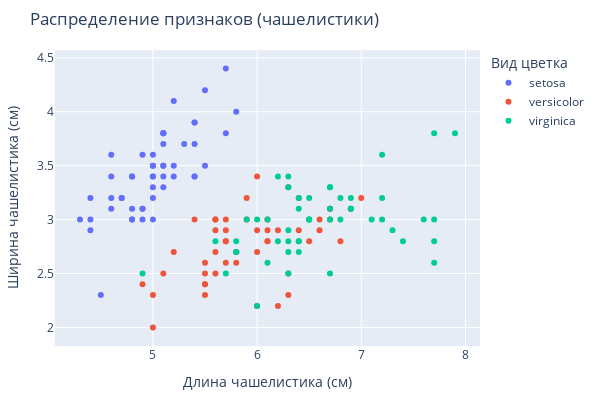
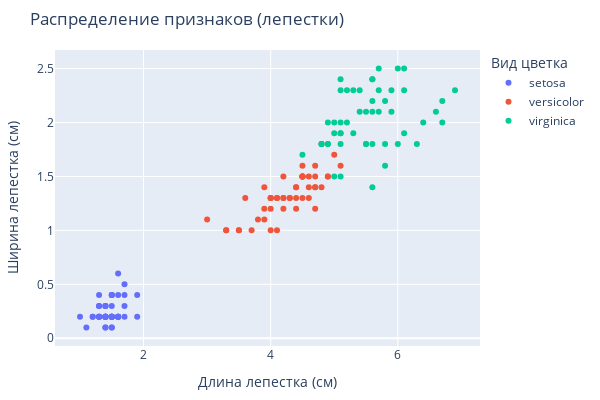
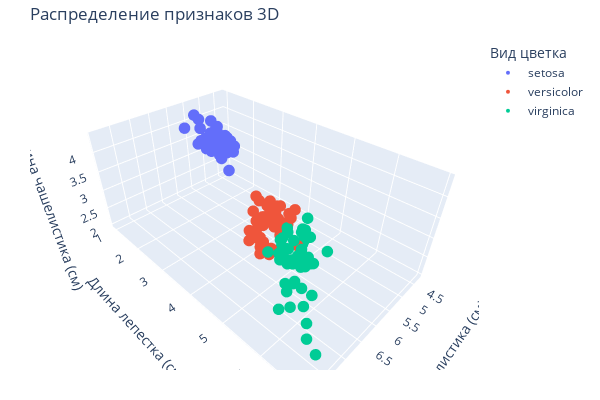

The cell these charts' notebook holds for them, in order:
### Markdown cell above
### Классификация

### Code cell
def show_iris(save_img: bool = False, seed: int = 420):
    set_seed(seed)

    # Загружаем датасет Iris
    iris = load_iris()
    df = pd.DataFrame(iris.data, columns=iris.feature_names)  # type: ignore
    df["species"] = iris.target_names[iris.target]  # type: ignore

    print("Таблица с характеристиками цветов:")
    display(df.head(10))

    fig = px.scatter(
        df,
        x="sepal length (cm)",
        y="sepal width (cm)",
        color="species",
        title="Распределение признаков (чашелистики)",
        labels={
            "species": "Вид цветка",
            "sepal length (cm)": "Длина чашелистика (см)",
            "sepal width (cm)": "Ширина чашелистика (см)",
        },
        height=400,
        width=600,
    )
    fig.update_layout(
        margin=dict(l=30, r=35, t=50, b=30),
    )
    fig.show()
    if save_img:
        save_plotly("iris2d", fig)
    fig = px.scatter(
        df,
        x="petal length (cm)",
        y="petal width (cm)",
        color="species",
        title="Распределение признаков (лепестки)",
        labels={
            "species": "Вид цветка",
            "petal length (cm)": "Длина лепестка (см)",
            "petal width (cm)": "Ширина лепестка (см)",
        },
        height=400,
        width=600,
    )
    fig.update_layout(
        margin=dict(l=30, r=35, t=50, b=30),
    )
    fig.show()
    if save_img:
        save_plotly("iris2d2", fig)

    fig_3d = px.scatter_3d(
        df,
        x="sepal length (cm)",
        y="petal length (cm)",
        z="sepal width (cm)",
        color="species",
        title="Распределение признаков 3D",
        labels={
            "species": "Вид цветка",
            "sepal length (cm)": "Длина чашелистика (см)",
            "sepal width (cm)": "Ширина чашелистика (см)",
            "petal length (cm)": "Длина лепестка (см)",
        },
        height=400,
        width=600,
    )
    fig_3d.update_traces(marker_size=4)
    fig_3d.update_layout(
        margin=dict(l=30, r=35, t=40, b=30),
    )
    fig_3d.show()
    if save_img:
        save_plotly("iris3d", fig_3d)


show_iris(save_img=True)

### Figure 1 — Plotly figure (JSON) as saved in the notebook; plotly's stock layout.template omitted (floating-point values rounded to 4 significant figures)
{"data": [{"hovertemplate": "Вид цветка=setosa<br>Длина чашелистика (см)=%{x}<br>Ширина чашелистика (см)=%{y}<extra></extra>", "legendgroup": "setosa", "marker": {"color": "#636efa", "symbol": "circle"}, "mode": "markers", "name": "setosa", "orientation": "v", "showlegend": true, "type": "scatter", "x": [5.1, 4.9, 4.7, 4.6, 5.0, 5.4, 4.6, 5.0, 4.4, 4.9, 5.4, 4.8, 4.8, 4.3, 5.8, 5.7, 5.4, 5.1, 5.7, 5.1, 5.4, 5.1, 4.6, 5.1, 4.8, 5.0, 5.0, 5.2, 5.2, 4.7, 4.8, 5.4, 5.2, 5.5, 4.9, 5.0, 5.5, 4.9, 4.4, 5.1, 5.0, 4.5, 4.4, 5.0, 5.1, 4.8, 5.1, 4.6, 5.3, 5.0], "xaxis": "x", "y": [3.5, 3.0, 3.2, 3.1, 3.6, 3.9, 3.4, 3.4, 2.9, 3.1, 3.7, 3.4, 3.0, 3.0, 4.0, 4.4, 3.9, 3.5, 3.8, 3.8, 3.4, 3.7, 3.6, 3.3, 3.4, 3.0, 3.4, 3.5, 3.4, 3.2, 3.1, 3.4, 4.1, 4.2, 3.1, 3.2, 3.5, 3.6, 3.0, 3.4, 3.5, 2.3, 3.2, 3.5, 3.8, 3.0, 3.8, 3.2, 3.7, 3.3], "yaxis": "y"}, {"hovertemplate": "Вид цветка=versicolor<br>Длина чашелистика (см)=%{x}<br>Ширина чашелистика (см)=%{y}<extra></extra>", "legendgroup": "versicolor", "marker": {"color": "#EF553B", "symbol": "circle"}, "mode": "markers", "name": "versicolor", "orientation": "v", "showlegend": true, "type": "scatter", "x": [7.0, 6.4, 6.9, 5.5, 6.5, 5.7, 6.3, 4.9, 6.6, 5.2, 5.0, 5.9, 6.0, 6.1, 5.6, 6.7, 5.6, 5.8, 6.2, 5.6, 5.9, 6.1, 6.3, 6.1, 6.4, 6.6, 6.8, 6.7, 6.0, 5.7, 5.5, 5.5, 5.8, 6.0, 5.4, 6.0, 6.7, 6.3, 5.6, 5.5, 5.5, 6.1, 5.8, 5.0, 5.6, 5.7, 5.7, 6.2, 5.1, 5.7], "xaxis": "x", "y": [3.2, 3.2, 3.1, 2.3, 2.8, 2.8, 3.3, 2.4, 2.9, 2.7, 2.0, 3.0, 2.2, 2.9, 2.9, 3.1, 3.0, 2.7, 2.2, 2.5, 3.2, 2.8, 2.5, 2.8, 2.9, 3.0, 2.8, 3.0, 2.9, 2.6, 2.4, 2.4, 2.7, 2.7, 3.0, 3.4, 3.1, 2.3, 3.0, 2.5, 2.6, 3.0, 2.6, 2.3, 2.7, 3.0, 2.9, 2.9, 2.5, 2.8], "yaxis": "y"}, {"hovertemplate": "Вид цветка=virginica<br>Длина чашелистика (см)=%{x}<br>Ширина чашелистика (см)=%{y}<extra></extra>", "legendgroup": "virginica", "marker": {"color": "#00cc96", "symbol": "circle"}, "mode": "markers", "name": "virginica", "orientation": "v", "showlegend": true, "type": "scatter", "x": [6.3, 5.8, 7.1, 6.3, 6.5, 7.6, 4.9, 7.3, 6.7, 7.2, 6.5, 6.4, 6.8, 5.7, 5.8, 6.4, 6.5, 7.7, 7.7, 6.0, 6.9, 5.6, 7.7, 6.3, 6.7, 7.2, 6.2, 6.1, 6.4, 7.2, 7.4, 7.9, 6.4, 6.3, 6.1, 7.7, 6.3, 6.4, 6.0, 6.9, 6.7, 6.9, 5.8, 6.8, 6.7, 6.7, 6.3, 6.5, 6.2, 5.9], "xaxis": "x", "y": [3.3, 2.7, 3.0, 2.9, 3.0, 3.0, 2.5, 2.9, 2.5, 3.6, 3.2, 2.7, 3.0, 2.5, 2.8, 3.2, 3.0, 3.8, 2.6, 2.2, 3.2, 2.8, 2.8, 2.7, 3.3, 3.2, 2.8, 3.0, 2.8, 3.0, 2.8, 3.8, 2.8, 2.8, 2.6, 3.0, 3.4, 3.1, 3.0, 3.1, 3.1, 3.1, 2.7, 3.2, 3.3, 3.0, 2.5, 3.0, 3.4, 3.0], "yaxis": "y"}], "layout": {"height": 400, "legend": {"title": {"text": "Вид цветка"}, "tracegroupgap": 0}, "margin": {"b": 30, "l": 30, "r": 35, "t": 50}, "title": {"text": "Распределение признаков (чашелистики)"}, "width": 600, "xaxis": {"anchor": "y", "domain": [0, 1], "title": {"text": "Длина чашелистика (см)"}}, "yaxis": {"anchor": "x", "domain": [0, 1], "title": {"text": "Ширина чашелистика (см)"}}}}

### Figure 2 — Plotly figure (JSON) as saved in the notebook; plotly's stock layout.template omitted (floating-point values rounded to 4 significant figures)
{"data": [{"hovertemplate": "Вид цветка=setosa<br>Длина лепестка (см)=%{x}<br>Ширина лепестка (см)=%{y}<extra></extra>", "legendgroup": "setosa", "marker": {"color": "#636efa", "symbol": "circle"}, "mode": "markers", "name": "setosa", "orientation": "v", "showlegend": true, "type": "scatter", "x": [1.4, 1.4, 1.3, 1.5, 1.4, 1.7, 1.4, 1.5, 1.4, 1.5, 1.5, 1.6, 1.4, 1.1, 1.2, 1.5, 1.3, 1.4, 1.7, 1.5, 1.7, 1.5, 1.0, 1.7, 1.9, 1.6, 1.6, 1.5, 1.4, 1.6, 1.6, 1.5, 1.5, 1.4, 1.5, 1.2, 1.3, 1.4, 1.3, 1.5, 1.3, 1.3, 1.3, 1.6, 1.9, 1.4, 1.6, 1.4, 1.5, 1.4], "xaxis": "x", "y": [0.2, 0.2, 0.2, 0.2, 0.2, 0.4, 0.3, 0.2, 0.2, 0.1, 0.2, 0.2, 0.1, 0.1, 0.2, 0.4, 0.4, 0.3, 0.3, 0.3, 0.2, 0.4, 0.2, 0.5, 0.2, 0.2, 0.4, 0.2, 0.2, 0.2, 0.2, 0.4, 0.1, 0.2, 0.2, 0.2, 0.2, 0.1, 0.2, 0.2, 0.3, 0.3, 0.2, 0.6, 0.4, 0.3, 0.2, 0.2, 0.2, 0.2], "yaxis": "y"}, {"hovertemplate": "Вид цветка=versicolor<br>Длина лепестка (см)=%{x}<br>Ширина лепестка (см)=%{y}<extra></extra>", "legendgroup": "versicolor", "marker": {"color": "#EF553B", "symbol": "circle"}, "mode": "markers", "name": "versicolor", "orientation": "v", "showlegend": true, "type": "scatter", "x": [4.7, 4.5, 4.9, 4.0, 4.6, 4.5, 4.7, 3.3, 4.6, 3.9, 3.5, 4.2, 4.0, 4.7, 3.6, 4.4, 4.5, 4.1, 4.5, 3.9, 4.8, 4.0, 4.9, 4.7, 4.3, 4.4, 4.8, 5.0, 4.5, 3.5, 3.8, 3.7, 3.9, 5.1, 4.5, 4.5, 4.7, 4.4, 4.1, 4.0, 4.4, 4.6, 4.0, 3.3, 4.2, 4.2, 4.2, 4.3, 3.0, 4.1], "xaxis": "x", "y": [1.4, 1.5, 1.5, 1.3, 1.5, 1.3, 1.6, 1.0, 1.3, 1.4, 1.0, 1.5, 1.0, 1.4, 1.3, 1.4, 1.5, 1.0, 1.5, 1.1, 1.8, 1.3, 1.5, 1.2, 1.3, 1.4, 1.4, 1.7, 1.5, 1.0, 1.1, 1.0, 1.2, 1.6, 1.5, 1.6, 1.5, 1.3, 1.3, 1.3, 1.2, 1.4, 1.2, 1.0, 1.3, 1.2, 1.3, 1.3, 1.1, 1.3], "yaxis": "y"}, {"hovertemplate": "Вид цветка=virginica<br>Длина лепестка (см)=%{x}<br>Ширина лепестка (см)=%{y}<extra></extra>", "legendgroup": "virginica", "marker": {"color": "#00cc96", "symbol": "circle"}, "mode": "markers", "name": "virginica", "orientation": "v", "showlegend": true, "type": "scatter", "x": [6.0, 5.1, 5.9, 5.6, 5.8, 6.6, 4.5, 6.3, 5.8, 6.1, 5.1, 5.3, 5.5, 5.0, 5.1, 5.3, 5.5, 6.7, 6.9, 5.0, 5.7, 4.9, 6.7, 4.9, 5.7, 6.0, 4.8, 4.9, 5.6, 5.8, 6.1, 6.4, 5.6, 5.1, 5.6, 6.1, 5.6, 5.5, 4.8, 5.4, 5.6, 5.1, 5.1, 5.9, 5.7, 5.2, 5.0, 5.2, 5.4, 5.1], "xaxis": "x", "y": [2.5, 1.9, 2.1, 1.8, 2.2, 2.1, 1.7, 1.8, 1.8, 2.5, 2.0, 1.9, 2.1, 2.0, 2.4, 2.3, 1.8, 2.2, 2.3, 1.5, 2.3, 2.0, 2.0, 1.8, 2.1, 1.8, 1.8, 1.8, 2.1, 1.6, 1.9, 2.0, 2.2, 1.5, 1.4, 2.3, 2.4, 1.8, 1.8, 2.1, 2.4, 2.3, 1.9, 2.3, 2.5, 2.3, 1.9, 2.0, 2.3, 1.8], "yaxis": "y"}], "layout": {"height": 400, "legend": {"title": {"text": "Вид цветка"}, "tracegroupgap": 0}, "margin": {"b": 30, "l": 30, "r": 35, "t": 50}, "title": {"text": "Распределение признаков (лепестки)"}, "width": 600, "xaxis": {"anchor": "y", "domain": [0, 1], "title": {"text": "Длина лепестка (см)"}}, "yaxis": {"anchor": "x", "domain": [0, 1], "title": {"text": "Ширина лепестка (см)"}}}}

### Figure 3 — Plotly figure (JSON) as saved in the notebook; plotly's stock layout.template omitted (floating-point values rounded to 4 significant figures)
{"data": [{"hovertemplate": "Вид цветка=setosa<br>Длина чашелистика (см)=%{x}<br>Длина лепестка (см)=%{y}<br>Ширина чашелистика (см)=%{z}<extra></extra>", "legendgroup": "setosa", "marker": {"color": "#636efa", "size": 4, "symbol": "circle"}, "mode": "markers", "name": "setosa", "scene": "scene", "showlegend": true, "type": "scatter3d", "x": [5.1, 4.9, 4.7, 4.6, 5.0, 5.4, 4.6, 5.0, 4.4, 4.9, 5.4, 4.8, 4.8, 4.3, 5.8, 5.7, 5.4, 5.1, 5.7, 5.1, 5.4, 5.1, 4.6, 5.1, 4.8, 5.0, 5.0, 5.2, 5.2, 4.7, 4.8, 5.4, 5.2, 5.5, 4.9, 5.0, 5.5, 4.9, 4.4, 5.1, 5.0, 4.5, 4.4, 5.0, 5.1, 4.8, 5.1, 4.6, 5.3, 5.0], "y": [1.4, 1.4, 1.3, 1.5, 1.4, 1.7, 1.4, 1.5, 1.4, 1.5, 1.5, 1.6, 1.4, 1.1, 1.2, 1.5, 1.3, 1.4, 1.7, 1.5, 1.7, 1.5, 1.0, 1.7, 1.9, 1.6, 1.6, 1.5, 1.4, 1.6, 1.6, 1.5, 1.5, 1.4, 1.5, 1.2, 1.3, 1.4, 1.3, 1.5, 1.3, 1.3, 1.3, 1.6, 1.9, 1.4, 1.6, 1.4, 1.5, 1.4], "z": [3.5, 3.0, 3.2, 3.1, 3.6, 3.9, 3.4, 3.4, 2.9, 3.1, 3.7, 3.4, 3.0, 3.0, 4.0, 4.4, 3.9, 3.5, 3.8, 3.8, 3.4, 3.7, 3.6, 3.3, 3.4, 3.0, 3.4, 3.5, 3.4, 3.2, 3.1, 3.4, 4.1, 4.2, 3.1, 3.2, 3.5, 3.6, 3.0, 3.4, 3.5, 2.3, 3.2, 3.5, 3.8, 3.0, 3.8, 3.2, 3.7, 3.3]}, {"hovertemplate": "Вид цветка=versicolor<br>Длина чашелистика (см)=%{x}<br>Длина лепестка (см)=%{y}<br>Ширина чашелистика (см)=%{z}<extra></extra>", "legendgroup": "versicolor", "marker": {"color": "#EF553B", "size": 4, "symbol": "circle"}, "mode": "markers", "name": "versicolor", "scene": "scene", "showlegend": true, "type": "scatter3d", "x": [7.0, 6.4, 6.9, 5.5, 6.5, 5.7, 6.3, 4.9, 6.6, 5.2, 5.0, 5.9, 6.0, 6.1, 5.6, 6.7, 5.6, 5.8, 6.2, 5.6, 5.9, 6.1, 6.3, 6.1, 6.4, 6.6, 6.8, 6.7, 6.0, 5.7, 5.5, 5.5, 5.8, 6.0, 5.4, 6.0, 6.7, 6.3, 5.6, 5.5, 5.5, 6.1, 5.8, 5.0, 5.6, 5.7, 5.7, 6.2, 5.1, 5.7], "y": [4.7, 4.5, 4.9, 4.0, 4.6, 4.5, 4.7, 3.3, 4.6, 3.9, 3.5, 4.2, 4.0, 4.7, 3.6, 4.4, 4.5, 4.1, 4.5, 3.9, 4.8, 4.0, 4.9, 4.7, 4.3, 4.4, 4.8, 5.0, 4.5, 3.5, 3.8, 3.7, 3.9, 5.1, 4.5, 4.5, 4.7, 4.4, 4.1, 4.0, 4.4, 4.6, 4.0, 3.3, 4.2, 4.2, 4.2, 4.3, 3.0, 4.1], "z": [3.2, 3.2, 3.1, 2.3, 2.8, 2.8, 3.3, 2.4, 2.9, 2.7, 2.0, 3.0, 2.2, 2.9, 2.9, 3.1, 3.0, 2.7, 2.2, 2.5, 3.2, 2.8, 2.5, 2.8, 2.9, 3.0, 2.8, 3.0, 2.9, 2.6, 2.4, 2.4, 2.7, 2.7, 3.0, 3.4, 3.1, 2.3, 3.0, 2.5, 2.6, 3.0, 2.6, 2.3, 2.7, 3.0, 2.9, 2.9, 2.5, 2.8]}, {"hovertemplate": "Вид цветка=virginica<br>Длина чашелистика (см)=%{x}<br>Длина лепестка (см)=%{y}<br>Ширина чашелистика (см)=%{z}<extra></extra>", "legendgroup": "virginica", "marker": {"color": "#00cc96", "size": 4, "symbol": "circle"}, "mode": "markers", "name": "virginica", "scene": "scene", "showlegend": true, "type": "scatter3d", "x": [6.3, 5.8, 7.1, 6.3, 6.5, 7.6, 4.9, 7.3, 6.7, 7.2, 6.5, 6.4, 6.8, 5.7, 5.8, 6.4, 6.5, 7.7, 7.7, 6.0, 6.9, 5.6, 7.7, 6.3, 6.7, 7.2, 6.2, 6.1, 6.4, 7.2, 7.4, 7.9, 6.4, 6.3, 6.1, 7.7, 6.3, 6.4, 6.0, 6.9, 6.7, 6.9, 5.8, 6.8, 6.7, 6.7, 6.3, 6.5, 6.2, 5.9], "y": [6.0, 5.1, 5.9, 5.6, 5.8, 6.6, 4.5, 6.3, 5.8, 6.1, 5.1, 5.3, 5.5, 5.0, 5.1, 5.3, 5.5, 6.7, 6.9, 5.0, 5.7, 4.9, 6.7, 4.9, 5.7, 6.0, 4.8, 4.9, 5.6, 5.8, 6.1, 6.4, 5.6, 5.1, 5.6, 6.1, 5.6, 5.5, 4.8, 5.4, 5.6, 5.1, 5.1, 5.9, 5.7, 5.2, 5.0, 5.2, 5.4, 5.1], "z": [3.3, 2.7, 3.0, 2.9, 3.0, 3.0, 2.5, 2.9, 2.5, 3.6, 3.2, 2.7, 3.0, 2.5, 2.8, 3.2, 3.0, 3.8, 2.6, 2.2, 3.2, 2.8, 2.8, 2.7, 3.3, 3.2, 2.8, 3.0, 2.8, 3.0, 2.8, 3.8, 2.8, 2.8, 2.6, 3.0, 3.4, 3.1, 3.0, 3.1, 3.1, 3.1, 2.7, 3.2, 3.3, 3.0, 2.5, 3.0, 3.4, 3.0]}], "layout": {"height": 400, "legend": {"title": {"text": "Вид цветка"}, "tracegroupgap": 0}, "margin": {"b": 30, "l": 30, "r": 35, "t": 40}, "scene": {"domain": {"x": [0, 1], "y": [0, 1]}, "xaxis": {"title": {"text": "Длина чашелистика (см)"}}, "yaxis": {"title": {"text": "Длина лепестка (см)"}}, "zaxis": {"title": {"text": "Ширина чашелистика (см)"}}}, "title": {"text": "Распределение признаков 3D"}, "width": 600}}
